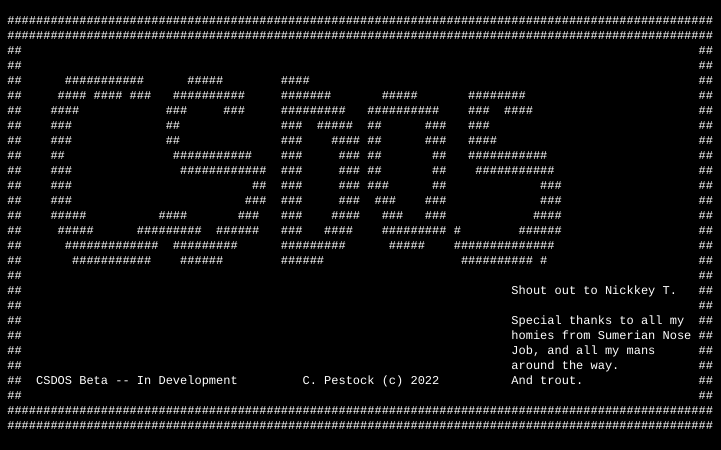
Frame 1 (no input)
Frame 60 (no input): identical to frame 1, image omitted
Frame 120 (the mouse pressed at the canvas centre since frame 60): identical to frame 1, image omitted

The p5.js sketch that drew this single still picture (run headless with seeded random() and noise() and a simulated clock; from frame 60 on, the mouse is pressed at the canvas centre):

// p5.js sketch
// ── sketch.js
//var docui = DocumentApp.getUi();
//var docbody = DocumentApp.getActiveDocument().getBody();

window.onkeydown = function (e) {
  e = e || window.event; //normalize the evebnt for IE
  var target = e.srcElement || e.target; //Get the element that event was triggered on
  var tagName = target.tagName; //get the tag name of the element [could also just compare elements]
  return !(tagName === "BODY" && e.keyCode == 32); //see if it was body and space
};

var video = "";
var clrvideo = "";
var blkvideo = "";
var videomode = "buffer";
var backgroundcol = [0, 0, 0];
var textcol = [255, 255, 255];

var machine_running = true;

var files = [
  ["boot/autoexec.sh", "rjef /quickalias/setup.ef\nejs set_sysvar(\"AEBOOT_DISPSPLASH\",true);set_sysvar(\"AEBOOT_SPLASHTIME\",4);set_sysvar(\"AEBOOT_SPLASHALLESC\",false);\nejs mainret=\"rjef /bin/schf\"\n"],
  [
    "boot/autoexec.ef",
    'console.log(\'AE UNCHANGED\');runcmdscript("boot/autoexec.sh");textbufferpre="CSDOS b0.49201 -- Copy for development, press and test use only\\nBeta version, do not distribute. \\n\\nPlease use the help command if required and available\\n";if(get_sysvar(\"AEBOOT_DISPSPLASH\")){if(get_sysvar(\"AEBOOT_SPLASHALLESC\")){processcmd(\"rjef /bin/displaypxt.ef /info/splash.pxt -t \"+get_sysvar(\"AEBOOT_SPLASHTIME\"))}else{processcmd(\"rjef /bin/displaypxt.ef /info/splash.pxt -t \"+get_sysvar(\"AEBOOT_SPLASHTIME\")+\" -l\")}};',
  ],
  [
    "/bin/version.dat",
    "CSDOS b0.49201 -- development build 30, not for public use",
  ],
  ["/info/updates.txt","CSDOS Beta Version 0.49 Development Build 24:\n  Made minor changes including fixing double backspacing problems\n  Added paint alias\n\nCSDOS Beta Version 0.49 Development Build 25:\n  Added splash screen\n  Added /bin/makeclrpxt.ef\n\nCSDOS Beta Version 0.491 Development Build 26:\n  Made minor changes and additions\n\nCSDOS Beta Version 0.4911 Development Build 27:\n  Changed how video function is handled slightly for future included features\n\nCSDOS Beta Version 0.4912 Development Build 28:\n  Added /bin/folderpkg.ef and /bin/folderunpkg.ef\n\nCSDOS Beta Version 0.492 Development Build 29:\n  Added /bin/schf for scheduling multitasker capabilities\n\nCSDOS Beta Version 0.49201 Development Build 30:\n  Made minor modifications to command shell program for scheduler\n"],
  ["/info/updateshistory.txt","\nCSDOS Beta Version 0.48 Development Build 22:\n  Made major optimizations to brainf-int\n\nCSDOS Beta Version 0.49 Development Build 23:\n  Added /bin/paint.ef program\n\nCSDOS Beta Version 0.49 Development Build 24:\n  Made minor changes including fixing double backspacing problems\n  Added paint alias\n\nCSDOS Beta Version 0.49 Development Build 25:\n  Added splash screen\n  Added /bin/makeclrpxt.ef\n\nCSDOS Beta Version 0.491 Development Build 26:\n  Made minor changes and additions\n\nCSDOS Beta Version 0.4911 Development Build 27:\n  Changed how video function is handled slightly for future included features\n\nCSDOS Beta Version 0.4912 Development Build 28:\n  Added /bin/folderpkg.ef and /bin/folderunpkg.ef\n\nCSDOS Beta Version 0.492 Development Build 29:\n  Added /bin/schf for scheduling multitasker capabilities\n\nCSDOS Beta Version 0.49201 Development Build 30:\n  Made minor modifications to command shell program for scheduler\n"],
  [
    "/bin/aliaslist.dat",
    ';ls:!lsdir!;test1:!clr!;test2:!rjef /bin/bac /bin/test.sh!;$:!rjef!;#:!rjef /bin/bac!;alof:!rjef /bin/alof.ef!;catof:!rjef /bin/catof.ef!;text:!rjef /bin/text.ef!;drawtest:!ejs retcmd="rjef /drawtest.ef"!;mvinpt:!rjef /bin/mvinpt.ef!;loadoutput:!rjef /bin/loadoutput.ef!;verinfo:!cat /info/updates.txt!;paint:!rjef /bin/paint.ef!;jsh:!rjef /bin/jsh.ef!;brainf-int:!rjef /bin/brainf/brainf-int.ef!;brainf-int-gui:!rjef /bin/brainf/brainf-int-gui.ef!;brainf-int-load:!rjef /bin/brainf/brainf-int-load.ef!',
  ],
  ["/root/userdata.dat", ""],
  [
    "/bin/help.txt",
    "ls / lsdir [dir -- optional] - list the contents of the current directory, or [dir]\ncd [dir] - changes the current directory to [dir]\nshutdown - use 'shutdown --' to halt CSDOS\nhelp - display this dialog from /bin/help.txt\ncat [dir] - display the contents of the file [dir] in the console\nclr - clear the screen\n$ / rjef [dir] - run the file [dir] in JavaScript from processcmd() using eval()\nejs [code] - run [code] in eval() from processcmd(), note that all blocks of spaces will be changed into a single space\nalias [aliasname] [aliascontents] - add an alias, typing [aliasname] as a command will run [aliascontents] through processcmd() with any arguments/parameters from after [aliasname] appended to the str_input for processcmd()\nreadext - open a prompt that will write contents to ext/input\necho [text] - display [text] in console\nver - display version info\n# [dir] - run the shell file [dir], this command is an alias\nalof [dir] - uses alert dialogue to display the contents of file at [dir], this command is an alias\ncatof [dir] - displays the contents of the file [dir] in the console in editor form\nmvinpt [dir] - copy ext/input to file [dir]\nloadoutput [dir] - copy file [dir] to ext/output\noutext [mode -- optional, default: -a] - displays the contents of ext/output using argument [mode] (-a: alert dialogue, -c: JavaScript console)\nverinfo - display version info and brief overview of update details\njsh - open a JavaScript console, press escape key to exit, uses alias\n",
  ],
  [
    "/bin/test.ef",
    "function _06341_test(f){textbufferpre+=f;} _06341_test(cmdinpt[2]+'\\n')",
  ],
  ["/bin/ejs", "let p=[...cmdinpt];p.splice(0,2);eval(p.join(' '));"],
  ["/bin/ejss", "let p=[...cmdinpt];p.splice(0,1);eval(p.join(' '));"],
  ["/bin/test.sh", "clr\nrjef boot/autoexec.ef\nhelp"],
  ["/bin/bac", "runcmdscript(dirreltoab(cmdinpt[2]));"],
  [
    "/quickalias/qa.ef",
    'retcmd="rjef /quickalias/qa.ef";if(retvar===-1){retvar=0;}if(retvar===0){textbuffer="Enter alias name: "+"\\n"+keyinput+"_";if(ckeydo){if(ckey==="Enter"){placecheapfile("/quickalias/","nm.tmp",keyinput);keyinput="";retvar=1;}else if(ckey==="Backspace"){keyinput=keyinput.slice(0,keyinput.length-1);}ckeydo=false;}}else if(retvar===1){textbuffer="Enter alias contents: "+"\\n"+keyinput+"_";if(ckeydo){if(ckey==="Enter"){var _tmp=retfile("/quickalias/nm.tmp");processcmd("dealias "+_tmp);processcmd("alias "+_tmp+" "+keyinput);keyinput="";retvar=-1;retcmd="";}else if(ckey==="Backspace"){keyinput=keyinput.slice(0,keyinput.length-1);}ckeydo=false;}}',
  ],
  [
    "/quickalias/test.ef",
    'textbuffer="Press any key to continue... ";if(retcmd!=="rjef /quickalias/test.ef"){keydown=false;video=clrvideo;placetextbuffer(textbuffer);}retcmd="rjef /quickalias/test.ef";if(keydown){retcmd="";keyinput=""}',
  ],
  [
    "/quickalias/setup.ef",
    'processcmd("alias qal rjef /quickalias/qa.ef");console.log("QuickAlias Setup Complete. ");',
  ],
  [
    "/bin/restart.ef",
    'if(get_sysvar("SYS_AUTOPERSIST")){force_persist_cur_vars();}sysvars=[...sysvarsperr];sysvarnames=[...sysvarnamesperr];video="";workingdir="/";keyinput = "";keydown = false;keymr = \'\';ckey = "";ckeydo = false;textbuffer = "";textbufferpre = "";textbufferlin = "";textbufferinpt = "";retcmd = "";retvar=-1;Main();',
  ],
  [
    "/bin/text.ef",
    'var f = "";textbuffer = "";if(retvar===-1){	retvar=0;	retcmd="rjef /bin/text.ef";	keyinput="";}else{	f = retfile("/bin/text.tmp");}if(retvar===0){	if(ckeydo){		ckeydo=false;		switch(ckey){			case "Enter":				if(keyinput.charAt(0)==="+"){					f+=keyinput.slice(1)+"\\n";					keyinput="";				}else if(keyinput.charAt(0)==="e"){					retvar=1;					keyinput="";				}else if(keyinput.charAt(0)==="r"){					f=f.slice(0,f.length-1);					retvar=1;					keyinput="";				}else if(keyinput.charAt(0)==="q"){					retvar=-1;					retcmd="";					keyinput="";				}				break;			case "Backspace":				keyinput=keyinput.slice(0,keyinput.length-1);				break;		}	}}else if(retvar===1){	textbuffer+="Enter file name: \\n";	if(ckeydo){		ckeydo=false;		switch(ckey){			case "Enter":				var fda = keyinput.split("/");				var fdb = fda[fda.length-1];				fda.splice(fda.length-1,1);				placecheapfile(fda.join("/")+"/",fdb,f);				retvar=-1;				retcmd="";				keyinput="";				break;			case "Backspace":				keyinput=keyinput.slice(0,keyinput.length-1);				break;		}	}}placecheapfile("/bin/","text.tmp",f);textbuffer += f+"\\n"+keyinput+"_";',
  ],
  [
    "/bin/copy.ef",
    'var f = retfile(dirreltoab(cmdinpt[cmdinpt.length-2]));var to = dirreltoab(cmdinpt[cmdinpt.length-1]).split(\'/\');var tb = to[to.length-1];to.splice(to.length-1,1);placecheapfile(to.join("/")+"/",tb,f);',
  ],
  ["/bin/del.ef", "zerodirfile(dirreltoab(cmdinpt[cmdinpt.length-1]));"],
  ["/bin/clz.ef", 'removefile("0");'],
  ["/bin/delcl.ef", "removefile(dirreltoab(cmdinpt[cmdinpt.length-1]));"],
  ["/system/userfile.dat", "system\ninstall\nUser\nroot\n"],
  ["ext/input", "#NOFILE"],
  [
    "/bin/cmd",
    'textbufferlin = username+ccatat+machinename+ccatbar+workingdir+ccatend;\nvar inputln = keyinput;\nif(ckeydo){\n    ckeydo=false;\n    if(ckey===\"Enter\"){\n        keyinput = \"\";\n        textbufferpre+=textbufferlin+textbufferinpt+inputln+\"\\n\";\n        var r = get_sysvar(\"schf_active\");\n        set_sysvar(\"schf_active\",false);\n        processcmd(inputln);\n        set_sysvar(\"schf_active\",r);\n    }else if(ckey===\"Backspace\"||ckey===\"Delete\"){\n        keyinput = keyinput.slice(0,keyinput.length-1);\n    }\n}\ntextbuffer=textbufferpre+textbufferlin+keyinput+ccatcur;',
  ],
  ["/bin/alof.ef", "alert(escform(retfile(dirreltoab(cmdinpt[2]))));"],
  [
    "/bin/catof.ef",
    'textbufferpre+=addlnbrks(escform(retfile(dirreltoab(cmdinpt[2]))))+"\\n"',
  ],
  [
    "/SSL10/setup.ef",
    'processcmd("alias ssllock rjef /SSL10/lock.ef");placecheapfile("/SSL10/","header.dat","Please enter your username and password: \\n");placecheapfile("/SSL10/","passwds.dat","auto!autopasswordremovewhensetup!");placecheapfile("boot/","autoexec.sh",retfile("boot/autoexec.sh")+"rjef /SSL10/lock.ef\\n");textbufferpre+="Unset auto when setup is finished. \\n";',
  ],
  [
    "/SSL10/unset.ef",
    'if(retvar===-1){retvar=0;retcmd="rjef /SSL10/unset.ef";keyinput="";}if(retvar===0){textbuffer="Enter the user to unset: \\n"+keyinput+"_";if(ckeydo&&ckey==="Backspace"){keyinput=keyinput.slice(0,keyinput.length-1);ckeydo=false;}else if(ckeydo&&ckey==="Enter"){var f=retfile("/SSL10/passwds.dat").split("!");for(var iii=0;iii<f.length;iii+=2){if(f[iii]===keyinput){f.splice(iii,2);iii-=2;}}f=f.join("!");placecheapfile("/SSL10/","passwds.dat",f);retvar=-1;retcmd="";keyinput="";ckeydo=false;}}',
  ],
  [
    "/SSL10/set.ef",
    'if(retvar===-1){retvar=0;retcmd="rjef /SSL10/set.ef";keyinput="";placecheapfile("/SSL10/","temp.dat","");}var F = retfile("/SSL10/temp.dat");if(retvar===0){textbuffer="Unset users before changing passwords. \\nEnter new username: \\n"+keyinput+"_";if(ckeydo&&ckey==="Backspace"){keyinput=keyinput.slice(0,keyinput.length-1);ckeydo=false;}else if(ckeydo&&ckey==="Enter"){placecheapfile("/SSL10/","temp.dat",keyinput);retvar=1;keyinput="";ckeydo=false;}}else if(retvar===1){textbuffer="Unset users before changing passwords. \\nEnter password: \\n"+keyinput+"_";if(ckeydo&&ckey==="Backspace"){keyinput=keyinput.slice(0,keyinput.length-1);ckeydo=false;}else if(ckeydo&&ckey==="Enter"){placecheapfile("/SSL10/","passwds.dat",retfile("/SSL10/passwds.dat")+F+"!"+keyinput+"!");retvar=-1;retcmd="";keyinput="";ckeydo=false;}}',
  ],
  [
    "/SSL10/lock.ef",
    'if(retvar===-1){retvar=0;retcmd="rjef /SSL10/lock.ef";placecheapfile("/SSL10/","temp.dat","");keyinput="";}var F = retfile("/SSL10/temp.dat");if(retvar===0){textbuffer=retfile("/SSL10/header.dat")+"Username: "+keyinput+"_";if(ckeydo){if(ckey==="Backspace"){keyinput=keyinput.slice(0,keyinput.length-1);}else if(ckey==="Enter"){placecheapfile("/SSL10/","temp.dat",keyinput);keyinput="";retvar=1;}ckeydo=false;}}else if(retvar===1){textbuffer=retfile("/SSL10/header.dat")+"Username: "+F+"\\n"+"Password: _";if(ckeydo){if(ckey==="Backspace"){keyinput=keyinput.slice(0,keyinput.length-1);}else if(ckey==="Enter"){var f=retfile("/SSL10/passwds.dat").split("!");var pass=false;for(var iii=0;iii<F.length;iii+=2){if(f[iii]===F&&f[iii+1]===keyinput){pass=true;}}if(pass){retvar=-1;retcmd="";keyinput="";}else{retvar=0;keyinput="";}}ckeydo=false;}}',
  ],
  ["/SSL10/listpasswds.ef", 'processcmd("cat /SSL10/passwds.dat");'],
  [
    "/bin/fatalerrorscreen0.ef",
    'backgroundcol=[0,0,255];textcol=[255,255,255];textbufferpre+="FATAL ERROR: SCREEN 0\\nMACHINE WILL SHUT DOWN, OPENING CONSOLE, OPERATION HALTED; \\nPERFORM HARD RESET, TYPE exitfatalprompt-- TO CLOSE CONSOLE";retcmd="ejs var efpdd=true;while(efpdd){var t=prompt();if(t===\\"exitfatalprompt--\\"){efpdd=false;machine_running=false;}else{eval(t);}}"',
  ],
  ["/bin/drivers.dat", "/bin/mouse.sys"],
  [
    "/bin/mouse.sys",
    'set_sysvar("driver_mouse_x",Math.min(Math.max(Math.floor(mouseX/width*WIDTH),0),WIDTH-1));set_sysvar("driver_mouse_y",Math.min(Math.max(Math.floor( mouseY/height*HEIGHT),0 ),HEIGHT-1));set_sysvar("driver_mouse_down",mousedown);',
  ],
  [
    "/bin/mouseoverlay.sys",
    'if(true===get_sysvar("domouseoverlay")){if(get_sysvar("driver_mouse_down")){setvwrap("@",get_sysvar("driver_mouse_y")*WIDTH+get_sysvar("driver_mouse_x"));}else{setvwrap("#",get_sysvar("driver_mouse_y")*WIDTH+get_sysvar("driver_mouse_x"));}}',
  ],
  ["/bin/videocall.dat", "/bin/drawtest.sys\n/bin/mouseoverlay.sys"],
  [
    "/bin/distancetest.sys",
    'var newvideo = "";for(var ni=0;ni<WIDTH;ni++){for(var nj=0;nj<HEIGHT;nj++){newvideo+=brtochar(255-Math.sqrt(ni*ni+(nj*nj))*4);}}video=newvideo;',
  ],
  [
    "/bin/drawtest.sys",
    'if(get_sysvar("dodrawingscreen")===true){video=get_sysvar("drawingscreen");}',
  ],
  [
    "/drawtest.ef",
    'if(retvar===-1){retvar=0;set_sysvar("drawingscreen",video);set_sysvar("dodrawingscreen",true);set_sysvar("domouseoverlay",true);}var s = get_sysvar("drawingscreen");if(ckeydo&&ckey==="Backspace"){retvar=-1;retcmd="";ckeydo=false;set_sysvar("dodrawingscreen",false);set_sysvar("domouseoverlay",false);}if(get_sysvar("driver_mouse_down")){var p = get_sysvar("driver_mouse_y")*WIDTH+get_sysvar("driver_mouse_x");var spre = s.slice(0,p);var spost= s.slice(p+1,s.length);set_sysvar("drawingscreen",spre+"#"+spost);}',
  ],
  [
    "/autoloadbf.sh",
    'readext\n$ /bin/copy.ef ext/input /bf.ef\n$ /bf.ef\nejs set_sysvar("BFI_PR","+[,.--------------------------------]");\nejs retcmd="rjef /bf.ef";',
  ],
  [
    "/bin/brainf/brainf-int.ef",
    "if(retvar===-1){\n    retvar=0;\n    set_sysvar(\"BFI_PC\",0);\n    set_sysvar(\"BFI_P\",1);\n    var it = [];\n    for(var ii=0;ii<5000;ii++){\n        it.push(0);\n    }\n    set_sysvar(\"BFI_PR\",\"\");\n    set_sysvar(\"BFI_TAPE\",[...it]);\n    set_sysvar(\"BFI_TEXT\",\"\");\n    set_sysvar(\"BFI_TEXTREV\",\"\");\n    if(get_sysvar(\"BFI_BITSIZE\")===-255){\n        set_sysvar(\"BFI_BITSIZE\",256);\n    }\n    keyinput=\"\";\n}else{\n    var PC = get_sysvar(\"BFI_PC\");\n    var P = get_sysvar(\"BFI_P\");\n    var TAPE = [...get_sysvar(\"BFI_TAPE\")];\n    var PR = get_sysvar(\"BFI_PR\");\n    var TEXT = get_sysvar(\"BFI_TEXT\");\n    var TEXTREV = get_sysvar(\"BFI_TEXTREV\");\n\n    var BITSIZE = get_sysvar(\"BFI_BITSIZE\");\n\n    var sp;\n    var op;\n\n    var cont = true;\n\n    while(cont){\n    if(PR.charAt(PC)===\"+\"){\n        TAPE[P]=(TAPE[P]+1)%BITSIZE;\n        PC++;\n    }else if(PR.charAt(PC)===\"-\"){\n        TAPE[P]=(TAPE[P]+BITSIZE-1)%BITSIZE;\n        PC++;\n    }else if(PR.charAt(PC)===\">\"){\n        P++;\n        if(P>=TAPE.length){\n            console.log(\"ERROR: TAPE SIDE\");\n            TEXT+=\"\\nERROR: TAPE SIDE\\n\";\n            P--;\n        }\n        PC++;\n    }else if(PR.charAt(PC)===\"<\"){\n        P--;\n        if(P<0){\n            console.log(\"ERROR: TAPE -1\");\n            TEXT+=\"\\nERROR: TAPE -1\\n\";\n            P++;\n            retvar=-1;\n            retcmd=\"\";\n            cont=false;\n        }\n        PC++;\n    }else if(PR.charAt(PC)===\".\"){\n        TEXT+=String.fromCharCode(TAPE[P]);\n        PC++;\n    }else if(PR.charAt(PC)===\",\"){\n        TEXTREV=\"_\";\n        if(keyinput!==\"\"){\n            TAPE[P]=keyinput.charCodeAt(0);\n            keyinput=\"\";\n            PC++\n            TEXTREV=\"\";\n        }\n        cont=false;\n    }else if(PR.charAt(PC)===\"[\"){\n        if(TAPE[P]>0){\n            PC++;\n        }else{\n            sp = PC;\n        op = 1;\n        while(op!==0){\n            sp++;\n            if(sp<PR.length){\n                if(PR.charAt(sp)===\"[\"){\n                    op++;\n                }else if(PR.charAt(sp)===\"]\"){\n                    op--;\n                }\n            }else{\n                op=0;\n                console.log(\"ERROR: UNCLOSED BRACKET\");\n                TEXT+=\"\\nERROR: UNCLOSED BRACKET\\n\";\n                retvar=-1;\n                retcmd=\"\";\n                cont=false;\n            }\n        }\n        PC=sp;\n        }\n    }else if(PR.charAt(PC)===\"]\"){\n        if(TAPE[P]===0){\n            PC++;\n        }else{\n            sp = PC;\n        op = 1;\n        while(op!==0){\n            sp--;\n            if(sp>=0){\n                if(PR.charAt(sp)===\"[\"){\n                    op--;\n                }else if(PR.charAt(sp)===\"]\"){\n                    op++;\n                }\n            }else{\n                op=0;\n                console.log(\"ERROR: UNOPENED BRACKET\");\n                TEXT+=\"\\nERROR: UNOPENED BRACKET\\n\";\n                retvar=-1;\n                retcmd=\"\";\n                cont=false;\n            }\n        }\n        PC=sp;\n        }\n    }else{\n        PC++;\n    }\n\n    if(PC>=PR.length){\n        retvar=-1;\n        retcmd=\"\";\n        TEXT+=\"\\nExecution finished. \\n\";\n        cont=false;\n    }\n    }\n    textbuffer=TEXT+TEXTREV;\n    set_sysvar(\"BFI_PC\",PC);\n    set_sysvar(\"BFI_P\",P);\n    set_sysvar(\"BFI_TAPE\",[...TAPE]);\n    set_sysvar(\"BFI_TEXT\",TEXT);\n    set_sysvar(\"BFI_TEXTREV\",TEXTREV);\n}",
  ],
  [
    "/bin/brainf/brainf-int-gui.ef",
    'retcmd="rjef /bin/brainf/brainf-int-gui.ef";\nif(retvar===-1){\n    processcmd("rjef /bin/brainf/brainf-int.ef");\n    keyinput="";\n}else{\n    if(ckeydo){\n        if(ckey==="Enter"){\n            set_sysvar("BFI_PR",keyinput);\n            retcmd="rjef /bin/brainf/brainf-int.ef";\n            keyinput="";\n        }else if(ckey==="Backspace"){\n            keyinput=keyinput.slice(0,keyinput.length-1);\n        }\n        ckeydo=false;\n    }\n    textbuffer=keyinput+"_";\n}',
  ],
  [
    "/bin/brainf/brainf-int-load.ef",
    'processcmd("rjef /bin/brainf/brainf-int.ef");\nset_sysvar("BFI_PR",retfile(dirreltoab(cmdinpt[cmdinpt.length-1])));\nretcmd="rjef /bin/brainf/brainf-int.ef";',
  ],
  ["ext/output", "#NOFILE"],
  ["/bin/mvinpt.ef", "processcmd(\"rjef /bin/copy.ef ext/input \"+cmdinpt[2]);"],
  ["/bin/loadoutput.ef","processcmd(\"rjef /bin/copy.ef \"+cmdinpt[2]+\" ext/output\");"],
  ["/bin/paint.ef","if(retvar===-1){\n    retcmd=\"rjef /bin/paint.ef\";\n    set_sysvar(\"PAINT_WF\",clrvideo);\n    set_sysvar(\"PAINT_DOT\",\"#\");\n    set_sysvar(\"PAINT_WFW\",WIDTH);\n    set_sysvar(\"PAINT_WFH\",HEIGHT);\n    if(cmdinpt.length>2){\n        var f = retfile(dirreltoab(cmdinpt[2]));\n        var cont = true;\n        var w = \"\";\n        var i = 0;\n        while(cont){\n            if(f.charAt(i)===\"*\"){\n                cont=false;\n            }else{\n                w+=f.charAt(i);\n            }\n            i++;\n        }\n        var h = \"\";\n        cont = true;\n        while(cont){\n            if(f.charAt(i)===\":\"){\n                cont=false;\n            }else{\n                h+=f.charAt(i);\n            }\n            i++;\n        }\n        w = parseInt(w);\n        h = parseInt(h);\n        set_sysvar(\"PAINT_WFW\",w);\n        set_sysvar(\"PAINT_WFH\",h);\n        set_sysvar(\"PAINT_WF\",f.slice(i,f.length));\n    }\n    retvar=0;\n}\nif(retvar===0){\n    var WF = get_sysvar(\"PAINT_WF\");\n    var DOT = get_sysvar(\"PAINT_DOT\");\n    var MD = get_sysvar(\"driver_mouse_down\");\n\n    if(keydown){\n        if(ckeydo){\n            if(ckey===\"Escape\"){\n                retvar=1;\n                keyinput=\"\";\n            }\n            ckeydo=false;\n        }else{\n            if(keyinput!==\"\"){\n                DOT=keyinput.charAt(0);\n            }\n            keyinput=\"\";\n        }\n    }\n\n    if(MD){\n        WF = chchar(WF,DOT,Math.min(get_sysvar(\"driver_mouse_y\"),get_sysvar(\"PAINT_WFH\")-1)*get_sysvar(\"PAINT_WFW\")+Math.min(get_sysvar(\"driver_mouse_x\"),get_sysvar(\"PAINT_WFW\")-1));\n    }\n\n    textbuffer=fittocwh(WF,get_sysvar(\"PAINT_WFW\"));\n    set_sysvar(\"PAINT_WF\",WF);\n    set_sysvar(\"PAINT_DOT\",DOT);\n}else if(retvar===1){\n    textbuffer=\"Save file? (y/n)\";\n    if(keyinput!==\"\"){\n        if(keyinput.charAt(0)===\"y\"||keyinput.charAt(0)===\"Y\"){\n            retvar=2;\n        }else if(keyinput.charAt(0)===\"n\"||keyinput.charAt(0)===\"N\"){\n            retvar=-1;\n            retcmd=\"\";\n        }\n        keyinput=\"\";\n    }\n}else if(retvar===2){\n    textbuffer=\"Enter file name: \"+keyinput+\"_\";\n    if(ckeydo){\n        if(ckey===\"Enter\"){\n            placecheapfilelong(dirreltoab(keyinput),\"\"+get_sysvar(\"PAINT_WFW\")+\"*\"+get_sysvar(\"PAINT_WFH\")+\":\"+get_sysvar(\"PAINT_WF\"));\n            keyinput=\"\";\n            retcmd=\"\";\n            retvar=-1;\n        }else if(ckey===\"Backspace\"){\n            keyinput=keyinput.slice(0,keyinput.length-1);\n        }\n        ckeydo=false;\n    }\n}"],
  ["/bin/makeclrpxt.ef","var f = \"\";\nf+=cmdinpt[2]+\"*\"+cmdinpt[3]+\":\";\nvar l = parseInt(cmdinpt[2])*parseInt(cmdinpt[3]);\nfor(var i=0;i<l;i++){\n    f+=\" \";\n}\nplacecheapfilelong(dirreltoab(cmdinpt[4]),f);"],
  ["/info/splashold.pxt","50*15:CSDOS:~$ _                                       #                                                 #                                                 #                                                 #      @@@@   @@@   @@@    @@@ @@@@         @@    #   @@@@  @@  @ @@@ @ @@   @ @ @@ @         @@    #   @      @  @     @  @@  @ @  @@@    @  @ @     #   @         @ @@  @  @@@@@ @@  @   @@    @@     #   @         @@@@  @  @ @@  @@  @@   @@  @@      #   @@           @  @  @  @  @ @@ @    @@@@       #    @@   @@  @ @@  @  @  @@@  @@@@               #     @@@@@   @@@   @@@     @                     #                                                 #                                                 ###################################################"],
  ["/bin/displaypxt.ef","if(retvar===-1){\n    retcmd=\"rjef /bin/displaypxt.ef\";\n    retvar=0;\n    var f = retfile(dirreltoab(cmdinpt[2]));\n    var cont = true;\n    var w = \"\";\n    var i = 0;\n    while(cont){\n        if(f.charAt(i)===\"*\"){\n            cont=false;\n        }else{\n            w+=f.charAt(i);\n        }\n        i++;\n    }\n    var h = \"\";\n    cont = true;\n    while(cont){\n        if(f.charAt(i)===\":\"){\n            cont=false;\n        }else{\n            h+=f.charAt(i);\n        }\n        i++;\n    }\n    w = parseInt(w);\n    h = parseInt(h);\n    set_sysvar(\"DPXT_WFW\",w);\n    set_sysvar(\"DPXT_WFH\",h);\n    set_sysvar(\"DPXT_WF\",f.slice(i,f.length));\n    set_sysvar(\"DPXT_ALLOWESC\",true);\n    set_sysvar(\"DPXT_WAIT\",false);\n    var i;\n    for(i=0;i<cmdinpt.length;i++){\n        if(cmdinpt[i]===\"-l\"){\n            set_sysvar(\"DPXT_ALLOWESC\",false);\n        }else if(cmdinpt[i]===\"-t\"){\n            if(i<cmdinpt.length-1){\n                set_sysvar(\"DPXT_WAIT\",true);\n                set_sysvar(\"DPXT_WAITAMT\",Math.floor(1000*parseFloat(cmdinpt[i+1])));\n                set_sysvar(\"DPXT_WAITSTART\",Date.now());\n                i++;\n            }else{\n                /*NAVA*/\n            }\n        }\n    }\n}\nvar ALLOWESCAPE = get_sysvar(\"DPXT_ALLOWESC\");\ntextbuffer=fittocwh(get_sysvar(\"DPXT_WF\"),get_sysvar(\"DPXT_WFW\"));\nif(keydown){\n    if(ckeydo){\n        if(ckey===\"Escape\"&&ALLOWESCAPE){\n            retvar=-1;\n            retcmd=\"\";\n            keyinput=\"\";\n        }\n        ckeydo=false;\n    }\n}\nif(get_sysvar(\"DPXT_WAIT\")&&Date.now()-get_sysvar(\"DPXT_WAITSTART\")>=get_sysvar(\"DPXT_WAITAMT\")){\n    retvar=-1;\n    retcmd=\"\";\n}"],
  ["/info/splash.pxt","100*30:                                                                                                     ##################################################################################################  ##################################################################################################  ##                                                                                              ##  ##                                                                                              ##  ##      ###########      #####        ####                                                      ##  ##     #### #### ###   ##########     #######       #####       ########                        ##  ##    ####            ###     ###     #########   ##########    ###  ####                       ##  ##    ###             ##              ###  #####  ##      ###   ###                             ##  ##    ###             ##              ###    #### ##      ###   ####                            ##  ##    ##               ###########    ###     ### ##       ##   ###########                     ##  ##    ###               ############  ###     ### ##       ##    ###########                    ##  ##    ###                         ##  ###     ### ###      ##             ###                   ##  ##    ###                        ###  ###     ###  ###    ###             ###                   ##  ##    #####          ####       ###   ###    ####   ###   ###            ####                   ##  ##     #####      #########  ######   ###   ####    ######### #        ######                   ##  ##      #############  #########      #########      #####    ##############                    ##  ##       ###########    ######        ######                   ########## #                     ##  ##                                                                                              ##  ##                                                                    Shout out to Nickkey T.   ##  ##                                                                                              ##  ##                                                                    Special thanks to all my  ##  ##                                                                    homies from Sumerian Nose ##  ##                                                                    Job, and all my mans      ##  ##                                                                    around the way.           ##  ##  CSDOS Beta -- In Development         C. Pestock (c) 2022          And trout.                ##  ##                                                                                              ##  ##################################################################################################  ##################################################################################################                                                                                                     "],
  ["/bin/jsh.ef","if(retvar===-1){\n    set_sysvar(\"JSH_TEXT\",\"\");\n    retvar=0;\n    retcmd=\"rjef /bin/jsh.ef\";\n    keyinput=\"\";\n}\n\nvar JSH_TEXT = get_sysvar(\"JSH_TEXT\");\n\nfunction JSH_COUT(s){\n    JSH_TEXT+=s+\"\\n\";\n}\n\nif(ckeydo){\n    if(ckey===\"Enter\"){\n        JSH_TEXT+=keyinput+\"\\n\";\n        eval(keyinput);\n        keyinput=\"\";\n    }else if(ckey===\"Escape\"){\n        retcmd=\"\";\n        retvar=-1;\n    }else if(ckey===\"Backspace\"){\n        keyinput=keyinput.slice(0,keyinput.length-1);\n    }\n    ckeydo=false;\n}\n\nset_sysvar(\"JSH_TEXT\",JSH_TEXT);\n\ntextbuffer=JSH_TEXT+keyinput+\"_\";"],["/bin/folderpkg.ef","var dir = dirreltoab(cmdinpt[2]);\nvar outdir = dirreltoab(cmdinpt[3]);\nvar out = \"[\";\nvar x = false;\nfor(var i=0;i<=gethighestfileindex();i++){\n    var dt = retfilenamebyindex(i).slice(0,dir.length);\n    if(dt===dir){\n        if(x){\n            out+=\",\";\n        }\n        out+=\"[\\\"\"+retfilenamebyindex(i).slice(dir.length)+\"\\\",\\\"\"+escform(retfilebyindex(i))+\"\\\"]\";\n        x=true;\n    }\n}\nout+=\"]\";\nplacecheapfilelong(outdir,out);"],["/bin/folderunpkg.ef","var f = retfile(dirreltoab(cmdinpt[2]));\nvar dir = dirreltoab(cmdinpt[3]);\nvar fr = eval(f);\nfor(var i=0;i<fr.length;i++){\n    placecheapfilelong(dir+fr[i][0],fr[i][1]);\n}"],
  ["/bin/schf","var M_LIST = get_sysvar(\"schf_list\");\nif(M_LIST===-255){\n    M_LIST = [\"rjef /bin/cmd\"];\n    //set_sysvar(\"shcf_list\",M_LIST);\n}\nvar M_CSCH = get_sysvar(\"schf_csch\");\nif(M_CSCH===-255){\n    M_CSCH = 0;\n    //set_sysvar(\"schf_csch\",0);\n}\nset_sysvar(\"schf_active\",true);\nprocesscmd(M_LIST[M_CSCH]);\nset_sysvar(\"schf_active\",false);\nM_CSCH=(M_CSCH+1)%M_LIST.length;\nset_sysvar(\"schf_list\",M_LIST);\nset_sysvar(\"schf_csch\",M_CSCH);"]
]; // name/ tags, then file.ex

var sysvars = [0, true];
var sysvarnames = ["SYS_TEST_RESV_OLDAUTO", "SYS_AUTOPERSIST"];
var sysvarsperr = [0, true];
var sysvarnamesperr = ["SYS_TEST_RESV_RESTD", "SYS_AUTOPERSIST"];

var workingdir = "/";
var wddom = "/";

var homedir = "/system/";

var keyinput = "";
var keydown = false;
var keymr = "";
var ckey = "";
var ckeydo = false;

var mousedown = false;

var textbuffer = "";
var textbufferpre = "";
var textbufferlin = "";
var textbufferinpt = "";

//var forcestopouter = false;

var retcmd = "";
var retvar = -1;

var mainret = "rjef /bin/cmd";

var username = "system";
var machinename = "CSDOS";

var ccatat = "@";
var ccatbar = ":";
var ccatend = "$ ";
var ccatcur = "_";

var WIDTH = 100;//122
var HEIGHT = 30;//33

var mpev = false;

function setup() {
  createCanvas(Math.floor(7.214 * WIDTH), 15 * HEIGHT);
  Main();
}

function screen_change(newwidth, newheight) {
  WIDTH = newwidth;
  HEIGHT = newheight;
  createCanvas(Math.floor(7.214 * WIDTH), 15 * HEIGHT);
  blkvideo = get_blank_screen(WIDTH, HEIGHT, 0);
  clrvideo = get_blank_screen(WIDTH, HEIGHT, 255);
  video = clrvideo;
  placetextbuffer(textbuffer);
}

function draw() {
  MainLoop();
}

function get_sysvar(n) {
  //var out = -255;
  for (var i = 0; i < sysvars.length; i++) {
    if (sysvarnames[i] === n) {
      return sysvars[i];
    }
  }
  return -255; //ERROR_CODE
}

function set_sysvar(n, x) {
  //var out = -255;
  var df = true;
  for (var i = 0; i < sysvars.length; i++) {
    if (sysvarnames[i] === n) {
      df = i;
      break;
    }
  }
  if (df === true) {
    sysvars.push(x);
    sysvarnames.push(n);
  } else {
    sysvars[df] = x;
  }
}

function force_rem_sysvar(n) {
  for (var i = 0; i < sysvars.length; i++) {
    if (sysvarnames[i] === n) {
      sysvars.splice(i, 1);
      sysvarnames.splice(i, 1);
    }
  }
}

function escform(s) {
  var reform = "";
  for (var i = 0; i < s.length; i++) {
    if (s.charAt(i) === "\n") {
      reform += "\\n";
    } else if (s.charAt(i) === "\b") {
      reform += "\\b";
    } else if (s.charAt(i) === "\f") {
      reform += "\\f";
    } else if (s.charAt(i) === "\r") {
      reform += "\\r";
    } else if (s.charAt(i) === "\t") {
      reform += "\\t";
    } else if (s.charAt(i) === "\v") {
      reform += "\\v";
    } else if (s.charAt(i) === "'") {
      reform += "\\'";
    } else if (s.charAt(i) === '"') {
      reform += '\\"';
    } else if (s.charAt(i) === "\\") {
      reform += "\\\\";
    } else {
      reform += s.charAt(i);
    }
  }
  return reform;
}

function get_blank_screen(w, h, s) {
  var out = "";
  var preout = "";
  var i;
  var b = brtochar(s);
  for (i = 0; i < w; i++) {
    preout += b;
  }
  for (i = 0; i < h; i++) {
    out += preout;
  }
  return out;
}

//add respective perr var funcs

function force_persist_cur_vars() {
  sysvarsperr = [...sysvars];
  sysvarnamesperr = [...sysvarnames];
}

function MainOnOpen() {
  //Main();
}

function keyPressed() {
  if (key.length === 1) {
    keydown = true;
    keyinput += key;
    keymr = key;
  } else {
    ckeydo = true;
    ckey = key;
    keymr = key;
    keydown = true;
  }
}

function keyReleased() {
  keydown = false;
  keymr = key;
}

function mousePressed() {
  if (mpev) {
    eval(prompt());
  }
  mousedown = true;
}

function mouseReleased() {
  mousedown = false;
}

function Main() {
  blkvideo = get_blank_screen(WIDTH, HEIGHT, 0);
  clrvideo = get_blank_screen(WIDTH, HEIGHT, 255);
  //video = blkvideo;
  //console.log(breakspace(" ab  c  "));
  //video = clrvideo;
  eval(retfile("boot/autoexec.ef"));
  //textbufferpre = "CSDOS b0.1\nAlpha/beta version, do not distribute. \n\n";
  //console.log(dirreltoab('../testroot/'));
  //eval(retfile('/bin/test.ef'));
  //console.log(albrksmc(";abc:!ab;cd!;ff:!cfc!"));
  //console.log(";abc:!ab;cd!;ff:!cfc!".split(';'));
  //MainLoop();
  textbufferlin =
    username + ccatat + machinename + ccatbar + workingdir + ccatend;
  textbuffer = textbufferpre + textbufferlin + keyinput + ccatcur;
  video = clrvideo;
  placetextbuffer(textbuffer);
}

function MainLoop() {
  //while(machine_running){
  var smr = machine_running;
  var videold = "";
  if (machine_running) {
    var drivers = retfile("/bin/drivers.dat").split("\n");
    //console.log(drivers);
    for (var drvi = 0; drvi < drivers.length; drvi++) {
      if (drivers[drvi] !== "") {
        eval(retfile(drivers[drvi]));
      }
    }
    if (retcmd === "") {
      /*textbufferlin = username+"@"+machinename+":"+workingdir+" $ ";
    var inputln = keyinput;
    if(ckeydo){
      ckeydo=false;
      if(ckey==="Enter"){
        keyinput = "";
        textbufferpre+=textbufferlin+textbufferinpt+inputln+"\n";
        processcmd(inputln); //add a system for gradual input later
      }else if(ckey==="Backspace"||ckey==="Delete"){
        keyinput = keyinput.slice(0,keyinput.length-1);
      }
    }
      textbuffer=textbufferpre+textbufferlin+keyinput+"_";*/
      retcmd = mainret;
    } else {
      processcmd(retcmd);
    }
    //if(keydown){
    if (videomode === "buffer" && video !== videold) {
      video = clrvideo;
      placetextbuffer(textbuffer);
      //videocall();
      proto_render(video);
      videold = video;
    }
    //}
    if (video !== videold&&videomode !== "p5") {
      //videocall();
      proto_render(video);
      videold = video;
    }else if(video !== videold){
      videold = video;
    }
    //}
  }
  if (!machine_running && smr) {
    textbufferlin = "";
    textbuffer = textbufferpre + "_";

    video = blkvideo;
    placetextbuffer(textbuffer);
    proto_render(video);
    //video=blkvideo;
    //setvwrap("abc",5);
    //console.log(video.length);
    //setdocall(video);
  }
}

function videocall() {
  var f = retfile("/bin/videocall.dat").split("\n");
  for (var i = 0; i < f.length; i++) {
    if (f[i] !== "") {
      eval(retfile(f[i]));
      //console.log(retfile(f[i]));
    }
  }
}

function placetextbuffer(str) {
  var y = 0;
  var i;
  //video = "";
  var lines = [];
  var temp = "";
  //var w = true;
  for (i = 0; i < str.length; i++) {
    if (str.charAt(i) === "\n") {
      //if(!w){
      //w = true;
      lines.push(temp);
      temp = "";
      //}
    } else {
      temp += str.charAt(i);
      //w = false;
    }
  }
  if (temp !== "") {
    lines.push(temp);
  }
  //console.log(lines);
  for (i = Math.max(0, lines.length - HEIGHT); i < lines.length; i++) {
    setvwrap(lines[i], y * WIDTH);
    //console.log(lines[i]);
    y++;
  }
}

function runcmdscript(dir) {
  var line = 0;
  var lines = retfile(dirreltoab(dir)).split("\n");
  var labels = [];
  var dogoto = true;
  while (line < lines.length) {
    if (lines[line].charAt(0) === ":") {
      labels.push([lines[line].slice(1), line + 1]);
      line++;
    } else if (lines[line].split(" ")[0] === "goto") {
      if (dogoto) {
        var c = true;
        for (var i = 0; i < labels.length; i++) {
          if (labels[i][0] === lines[line].slice(5)) {
            line = labels[i][1];
            c = false;
            break;
          }
        }
        if (c) {
          line++;
        }
      } else {
        line++;
      }
    } else {
      processcmd(lines[line]);
      line++;
    }
  }
}

function addlnbrks(f) {
  var out = "";
  if (f !== undefined && f === f) {
    var d = 0;
    for (i = 0; i < f.length; i++) {
      d++;
      if (d > WIDTH) {
        d = 0;
        out += "\n";
      }
      if (f.charAt(i) === "\n") {
        d = 0;
      }
      out += f.charAt(i);
    }
  }
  return out;
}

function processcmd(inpt) {
  var cmdinpt = breakspace(inpt);
  var i, f;
  var lwdd;
  if (cmdinpt[0] === "lsdir") {
    if (cmdinpt.length === 1) {
      lwdd = listddir(workingdir);
    } else {
      lwdd = listddir(dirreltoab(cmdinpt[1]));
    }
    var space = 0;
    var w = "";
    for (i = 0; i < lwdd.length; i++) {
      space += lwdd[i].length + 1;
      if (space > WIDTH) {
        space = lwdd[i].length + 1;
        textbufferpre += w + "\n";
        w = lwdd[i] + " ";
      } else {
        w += lwdd[i] + " ";
      }
    }
    if (w !== "") {
      textbufferpre += w + "\n";
    }
    textbufferpre += "\n";
  } else if (cmdinpt[0] === "cd") {
    if (cmdinpt.length < 2) {
      return;
    }
    changedir(dirreltoab(cmdinpt[1]));
  } else if (cmdinpt[0] === "shutdown") {
    if (cmdinpt[1] === "--") {
      textbufferpre += "Shutting down... ";
      machine_running = false;
    } else {
      textbufferpre += "Add -- as second command parameter to confirm. \n";
    }
  } else if (cmdinpt[0] === "help") {
    processcmd("cat /bin/help.txt");
  } else if (cmdinpt[0] === "cat") {
    if (cmdinpt.length < 2) {
      return;
    }
    f = retfile(dirreltoab(cmdinpt[1]));
    //textbufferpre+=f+"\n";
    if (f !== undefined && f === f) {
      var d = 0;
      for (i = 0; i < f.length; i++) {
        d++;
        if (d > WIDTH) {
          d = 0;
          textbufferpre += "\n";
        }
        if (f.charAt(i) === "\n") {
          d = 0;
        }
        textbufferpre += f.charAt(i);
      }
    }
    textbufferpre += "\n";
  } else if (cmdinpt[0] === "clr") {
    textbufferpre = "";
  } else if (cmdinpt[0] === "rjef") {
    if (cmdinpt.length < 2) {
      return;
    }
    eval(retfile(dirreltoab(cmdinpt[1])));
  } else if (cmdinpt[0] === "ejs") {
    eval(retfile(dirreltoab("/bin/ejss")));
  } else if (cmdinpt[0] === "alias") {
    //alias name command (name will run command through processcmd())
    var na = [...cmdinpt];
    na.splice(0, 2);
    na = na.join(" ");
    f = retfile("/bin/aliaslist.dat");
    f += ";" + cmdinpt[1] + ":!" + na + "!";
    placecheapfile("/bin/", "aliaslist.dat", f);
  } else if (cmdinpt[0] === "dealias") {
    //dealias name
    f = retfile("/bin/aliaslist.dat");
    f = albrksmc(f);
    for (i = 0; i < f.length; i++) {
      if (f[i].split(":")[0] === cmdinpt[1]) {
        f.splice(i, 1);
        break;
      }
    }
    placecheapfile("/bin/", "aliaslist.dat", f.join(";"));
  } else if (cmdinpt[0] === "qalias") {
    processcmd("dealias " + cmdinpt[1]);
    var _fxal = [...cmdinpt];
    _fxal.splice(0, 1);
    processcmd("alias " + _fxal.join(" "));
  } else if (cmdinpt[0] === "readext") {
    placecheapfile("ext/", "input", prompt(""));
  } else if (cmdinpt[0] === "echo") {
    textbufferpre += inpt.slice(5) + "\n";
  } else if (cmdinpt[0] === "ver") {
    processcmd("cat /bin/version.dat");
  } else if (cmdinpt[0] === "outext") {
    if (cmdinpt.length === 1) {
      alert(retfile("ext/output"));
    } else if (cmdinpt[1] === "-a") {
      alert(retfile("ext/output"));
    } else if (cmdinpt[1] === "-c") {
      console.log(retfile("ext/output"));
    }
  } else if (inpt === "") {
  } else {
    if (!attralias(cmdinpt)) {
      textbufferpre +=
        "'" + cmdinpt[0] + "' is not recognized as a valid command. \n";
    }
  }
}

function attralias(cmdinpt) {
  // ["alof arg1 arg2"]
  var f = retfile("/bin/aliaslist.dat");
  f = albrksmc(f);
  //console.log(f);
  for (var i = 0; i < f.length; i++) {
    if (f[i].split(":")[0] === cmdinpt[0]) {
      var acmd = f[i].split(":")[1].split("!")[1];
      var pcmd = [...cmdinpt];
      pcmd.splice(0, 1);
      //console.log(acmd+" "+pcmd.join(' '));
      processcmd(acmd + " " + pcmd.join(" "));
      return true;
    }
  }
  return false;
}

function albrksmc(str) {
  var exc = false;
  var out = [];
  var temp = "";
  for (var i = 0; i < str.length; i++) {
    if (str.charAt(i) === "!") {
      exc = !exc;
      temp += str.charAt(i);
    } else if (str.charAt(i) === ";" && !exc) {
      out.push(temp);
      temp = "";
    } else {
      temp += str.charAt(i);
    }
  }
  if (temp !== "") {
    out.push(temp);
  }
  return out;
}

function changedir(dir) {
  //console.log(dir);
  if (dir.charAt(0) === "." && dir.charAt(1) === "/") {
    workingdir = workingdir + dir.slice(2);
    //console.log(workingdir);
  } else if (
    dir.charAt(0) === "." &&
    dir.charAt(1) === "." &&
    dir.charAt(2) === "/"
  ) {
    var dl = getdirlist(workingdir);
    dl.splice(dl.length - 1, 1);
    dl = dl.join("");
    workingdir = dl + dir.slice(3);
    if (workingdir === "") {
      workingdir = wddom;
    } else {
      if (workingdir.charAt(workingdir.length - 1) !== "/") {
        workingdir = wddom; //
      }
    }
  } else {
    workingdir = dir;
    //console.log(workingdir==="/bin/");
  }
}

function dirreltoab(dir) {
  // ./
  // ../
  // x
  if (dir.charAt(0) === "." && dir.charAt(1) === "/") {
    dir = workingdir + dir.slice(2);
  } else if (dir.charAt(0) === "~" && dir.charAt(1) === "/") {
    dir = homedir + dir.slice(2);
  } else if (dir === "~") {
    dir = homedir;
  } else if (
    dir.charAt(0) === "." &&
    dir.charAt(1) === "." &&
    dir.charAt(2) === "/"
  ) {
    var dl = getdirlist(workingdir);
    dl.splice(dl.length - 1, 1);
    dl = dl.join("");
    dir = dl + dir.slice(3);
    if (dir === "") {
      dir = wddom;
    }
  }else if(dir.charAt(0)==="|"){
    
  }
  return dir;
}

function breakspace(s) {
  var w = true;
  var temp = "";
  var out = [];
  for (var i = 0; i < s.length; i++) {
    if (s.charAt(i) === " ") {
      if (w) {
      } else {
        w = true;
        out.push(temp);
        temp = "";
      }
    } else {
      w = false;
      temp += s.charAt(i);
    }
  }
  if (temp !== "") {
    out.push(temp);
  }
  return out;
}

function getdirlist(dir) {
  var out = [];
  var cur = "";
  for (var i = 0; i < dir.length; i++) {
    cur += dir.charAt(i);
    if (dir.charAt(i) === "/") {
      out.push(cur);
      cur = "";
    }
  }
  if (cur !== "") {
    out.push(cur);
  }
  return out;
}

function listddir(dir) {
  //must be passed a non-empty string directory
  var temp;
  var comp = getdirlist(dir);
  var out = [];
  var dirsin = comp.length - 1;
  for (var i = 0; i < files.length; i++) {
    temp = getdirlist(files[i][0]);
    if (samedir(comp, temp)) {
      out.push(temp[temp.length - 1]);
    }
    var cond = true;
    if (temp[dirsin] !== comp[dirsin]) {
      //cond=false;
    } else {
      //var co = cutdir(comp,temp);
      var j;
      for (j = 0; j < comp.length; j++) {
        if (comp[j] !== temp[j]) {
          cond = false;
          break;
        }
      }
      if (cond) {
        for (j = 0; j < out.length; j++) {
          if (out[j] === temp[dirsin + 1]) {
            cond = false;
            break;
          }
        }
        if (cond) {
          out.push(temp[dirsin + 1]);
        }
      }
    }
  }
  return out;
}

function cutdir(m, c) {
  if (m.length > c.length) {
    return [...m];
  }
  var f = [...c];
  f.splice(m.length, c.length - m.length);
  return f;
}

function samedir(a, b) {
  var ta = a[a.length - 1].charAt(a[a.length - 1].length - 1) === "/";
  var tb = b[b.length - 1].charAt(b[b.length - 1].length - 1) === "/";
  var ca = a.length;
  var cb = b.length;
  if (!ta) {
    ca--;
  }
  if (!tb) {
    cb--;
  }
  if (ca !== cb) {
    return false;
  }
  for (var i = 0; i < ca; i++) {
    if (a[i] !== b[i]) {
      return false;
    }
  }
  return true;
}

function prtundf(x) {
  if (x != x || x === undefined) {
    return 0;
  }
  return x;
}

function retfile(dir) {
  if(dir.charAt(0)==="|"){
    return dir.slice(1);
  }else{
  for (var i = 0; i < files.length; i++) {
    if (files[i][0] === dir) {
      return files[i][1];
    }
  }
  }
}

function retfilebyindex(i){
  return files[i][1];
}

function retfilenamebyindex(i){
  return files[i][0];
}

function gethighestfileindex(){
  return files.length-1;
}

function placecheapfile(dir, fname, file) {
  removefile(dir + fname);
  files.push([dir + fname, file]);
}

function placecheapfilelong(fname,file){
  removefile(fname);
  files.push([fname,file]);
}

function zerodirfile(dir) {
  for (var i = 0; i < files.length; i++) {
    if (files[i][0] === dir) {
      files[i][0] = "0";
    }
  }
}

function removefile(dir) {
  for (var i = 0; i < files.length; i++) {
    if (files[i][0] === dir) {
      files.splice(i, 1);
    }
  }
}

function placefile(dir) {
  //give dir name/name/ side, but not file.ext
}

function setdocall(v) {
  //background(backgroundcol);
  //videocall();
  //uses Courier
  var brkvid = "";
  var c = 0;
  for (var i = 0; i < video.length; i++) {
    if (c >= WIDTH) {
      c = 0;
      brkvid += "\n";
    }
    brkvid += v.charAt(i);
    c++;
  }
  //docbody.editAsText().setText(brkvid);
  //docbody.editAsText().setFontFamily("Courier");
  fill(textcol);
  textSize("20");
  textAlign(LEFT, TOP);
  textFont("Courier");
  text(brkvid, 0, 0);
}

function setvwrap(str, st) {
  if (str.length + st > video.length) {
    //"ABCDEFG"
    video = video.slice(0, st) + str.slice(st, video.length - st);
    video =
      str.slice(0, str.length + st - video.length) +
      video.slice(str.length + st - video.length);
  } else {
    video = video.slice(0, st) + str + video.slice(str.length + st);
  }
}

function proto_getln() {
  //return textboxgetlnok("getln","");
  return prompt("getln");
}

function proto_render() {
  //console.log(v);
  background(backgroundcol);
  videocall();
  setdocall(video);
}

function brtochar(t) {
  //ranged 0 to 255
  var out = " ";
  if (t <= 40) {
    out = "*";
  } else if (t <= 70) {
    out = "#";
  } else if (t <= 95) {
    out = "M";
  } else if (t <= 120) {
    out = "%";
  } else if (t <= 140) {
    out = "$";
  } else if (t <= 153) {
    out = "@";
  } else if (t <= 187) {
    out = "=";
  } else if (t <= 227) {
    out = "!";
  } else if (t <= 241) {
    out = "-";
  }
  return out;
}

function chchar(str,nc,p){
  return str.slice(0,p)+nc+str.slice(p+1);
}

function fittocwh(v,w){
  var out = "";
  var tc = "";
  var i;
  var t = -1;
  for(i=0;i<WIDTH-w;i++){
    tc+=" ";
  }
  for(i=0;i<v.length;i++){
    t++;
    if(t>=WIDTH){
      t=-1;
      i+=w-WIDTH-1;
    }else if(t<w){
      out+=v.charAt(i);
    }else{
      t=0;
      out+=tc+v.charAt(i);
    }
  }
  return out;
}

function cout_txtbfr(s){
  textbufferpre+=s+"\n";
}

function textboxgetlnok(t, d) {
  //return docui.prompt(t, d, docui.ButtonSet.OK).getResponseText();
  return prompt(d);
}

function schf_addTask(s){
    var T = get_sysvar("schf_list");
    T.push(s);
    set_sysvar("schf_list",T);
}

function schf_killTask(s){
    var T = get_sysvar("schf_list");
    for(var i=0;i<T.length;i++){
        if(T[i]===s){
            T.splice(i,1);
            i--;
        }
    }
    set_sysvar("schf_list",T);
}
